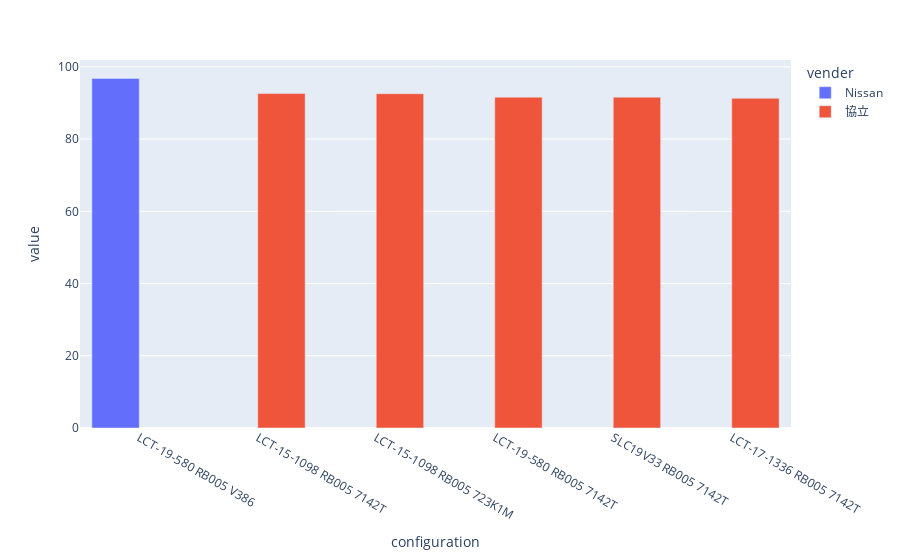

Notebook code for this chart:
### Code cell
# plot
result_mean = result.groupby(by=['LC', 'PI', 'Seal', 'vender'], as_index=False).mean().sort_values(by=['value'], ascending=False)
result_mean['configuration'] = result_mean['LC'] + ' ' + result_mean['PI'] + ' ' + result_mean['Seal']
import plotly.express as px
fig = px.bar(result_mean,x='configuration', y='value', color='vender', barmode='group')
fig.show()

### Figure 1 — Plotly figure (JSON) as saved in the notebook; plotly's stock layout.template omitted (floating-point values rounded to 4 significant figures)
{"data": [{"alignmentgroup": "True", "hovertemplate": "vender=Nissan<br>configuration=%{x}<br>value=%{y}<extra></extra>", "legendgroup": "Nissan", "marker": {"color": "#636efa", "pattern": {"shape": ""}}, "name": "Nissan", "offsetgroup": "Nissan", "orientation": "v", "showlegend": true, "textposition": "auto", "type": "bar", "x": ["LCT-19-580 RB005 V386"], "xaxis": "x", "y": [96.8], "yaxis": "y"}, {"alignmentgroup": "True", "hovertemplate": "vender=協立<br>configuration=%{x}<br>value=%{y}<extra></extra>", "legendgroup": "協立", "marker": {"color": "#EF553B", "pattern": {"shape": ""}}, "name": "協立", "offsetgroup": "協立", "orientation": "v", "showlegend": true, "textposition": "auto", "type": "bar", "x": ["LCT-15-1098 RB005 7142T", "LCT-15-1098 RB005 723K1M", "LCT-19-580 RB005 7142T", "SLC19V33 RB005 7142T", "LCT-17-1336 RB005 7142T"], "xaxis": "x", "y": [92.6, 92.56, 91.6, 91.6, 91.3], "yaxis": "y"}], "layout": {"autosize": true, "barmode": "group", "legend": {"title": {"text": "vender"}, "tracegroupgap": 0}, "margin": {"t": 60}, "xaxis": {"anchor": "y", "autorange": true, "domain": [0, 1], "range": [-0.5, 5.5], "title": {"text": "configuration"}, "type": "category"}, "yaxis": {"anchor": "x", "autorange": true, "domain": [0, 1], "range": [0, 101.9], "title": {"text": "value"}, "type": "linear"}}}
